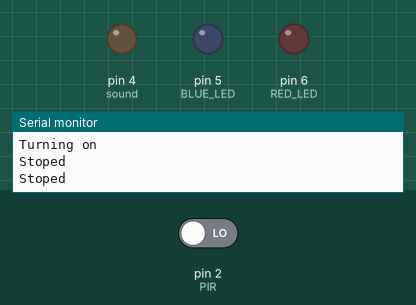
Bench run of a sketch on a simulated Arduino Uno, built with avr-gcc and run on an emulated ATmega328P. Parts: output pins drawn as LEDs (lit = HIGH), the last lines printed to the serial monitor. The inputs (shaded band) are chosen by the test bench; at power-on: pin 2 (PIR) LOW. Random numbers use the default seed unless the sketch sets one.

Above: at 7.3 s.
7.4 s: pin 2 (PIR) driven HIGH
At 10.1 s:
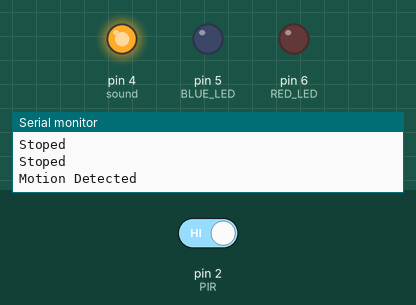
10.9 s: pin 2 (PIR) driven LOW
At 15.8 s:
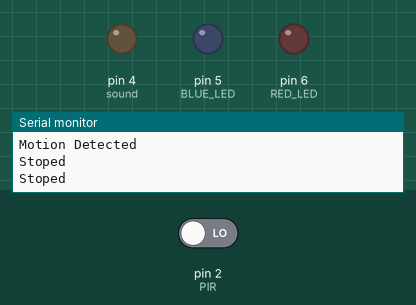
Timing chart, 0 to 17.3 s (numbered marks = the images above; inputs shaded):
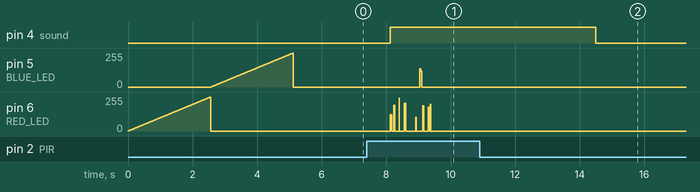

Measured:
- after the input at 7.4 s, pin 4 (sound): LOW → HIGH after 0.73 s; pin 5 (BLUE_LED): 0/255 → 137/255 after 1.6 s, → 120/255 0.02 s later, → 0/255 0.04 s later
- after the input at 10.9 s, pin 4 (sound): HIGH → LOW after 3.6 s

The sketch:

Halloween-RGB.ino
```cpp
int PIR = 2;
int sound = 4;

#define RED_LED 6
#define BLUE_LED 5

int ledcolor = 6;

const int randcolor[] = {6, 6, 6, 5};  //global variable

int brightness = 255;

int rBright = 0;
int bBright = 0;

int fadeSpeed = 10;

void setup() {
  Serial.begin(9600);
   pinMode(PIR, INPUT);
   pinMode(sound, OUTPUT);
   pinMode(RED_LED, OUTPUT);
   pinMode(BLUE_LED, OUTPUT);
   digitalWrite(sound, LOW);
   Serial.println("Turning on");
   TurnOn();
   delay(1000);
}

void TurnOn() {
   for (int i = 0; i < 256; i++) {
       analogWrite(RED_LED, rBright);
       rBright +=1;
       delay(fadeSpeed);
   }
   analogWrite(RED_LED, 0);

   for (int i = 0; i < 256; i++) {
       analogWrite(BLUE_LED, bBright);
       bBright += 1;
       delay(fadeSpeed);
   }
   analogWrite(BLUE_LED, 0);

}

void loop() {
  if (digitalRead(PIR) == HIGH){
    Serial.println("Motion Detected");
    digitalWrite(sound, HIGH);
    // put your main code here, to run repeatedly:
    int flashCount = random (5, 25);        // Min. and max. number of flashes each loop
    int flashBrightnessMin =  100;           // LED flash min. brightness (0-255)
    int flashBrightnessMax =  255;          // LED flash max. brightness (0-255)

    int flashDurationMin = 1;               // Min. duration of each seperate flash
    int flashDurationMax = 50;              // Max. duration of each seperate flash

    int nextFlashDelayMin = 1;              // Min, delay between each flash and the next
    int nextFlashDelayMax = 150;            // Max, delay between each flash and the next

    for (int flash = 0 ; flash <= flashCount; flash += 1) { // Flashing LED strip in a loop, random count
      ledcolor = randcolor[random(0, 4)];
      analogWrite(ledcolor, random (flashBrightnessMin, flashBrightnessMax)); // Turn LED strip on, random brightness
      delay(random(flashDurationMin, flashDurationMax)); // Keep it tured on, random duration

      analogWrite(ledcolor, 0); // Turn the LED strip off
      delay(random(nextFlashDelayMin, nextFlashDelayMax)); // Random delay before next flash
    }
    delay(5000);
  }
  else{
    Serial.println("Stoped");
    digitalWrite(sound, LOW);
    analogWrite(BLUE_LED, 0);
    analogWrite(BLUE_LED, 0);
    delay(1000);
  }
}
```
